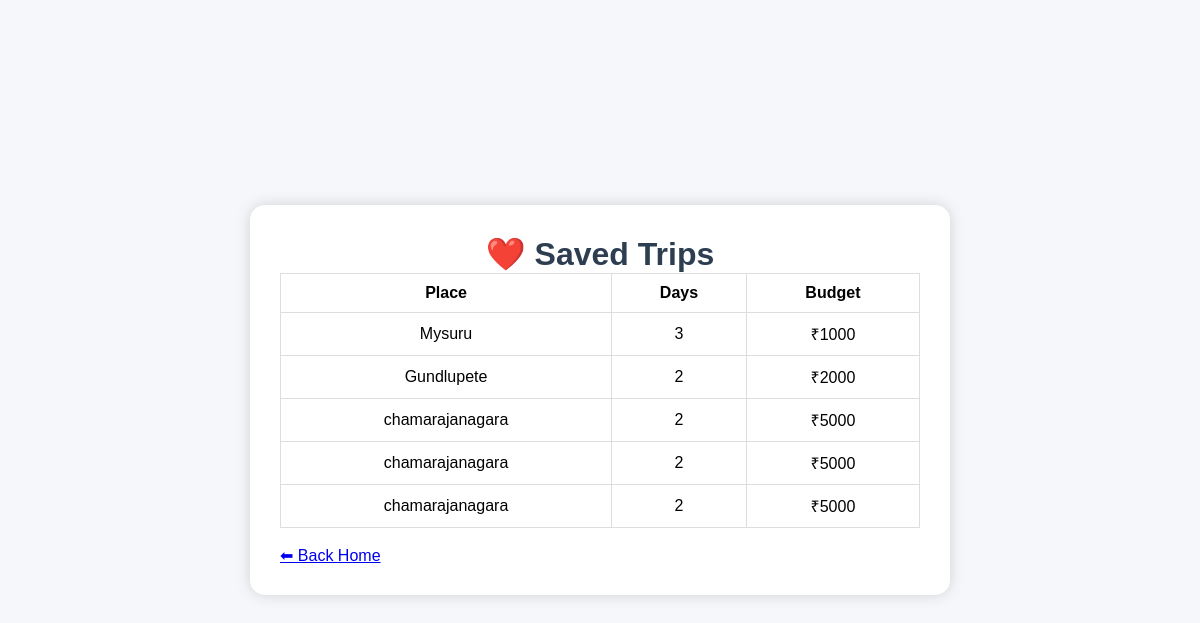
The app's page /saved_trips with its own data.
### tables this page shows
CREATE TABLE saved_trips(
    id INTEGER PRIMARY KEY AUTOINCREMENT,
    place TEXT,
    days INTEGER,
    budget INTEGER
);

### app.py (the view)
@app.route("/saved_trips")
def saved_trips():
    conn = sqlite3.connect("travel.db")
    cursor = conn.cursor()
    cursor.execute("SELECT place, days, budget FROM saved_trips")
    trips = cursor.fetchall()
    conn.close()
    return render_template("saved_trips.html", trips=trips)
    conn.commit()
    conn.close()
    return redirect('/saved_trips')

### templates/saved_trips.html (shortened to what this page needs)
<!DOCTYPE html>
<html>
<head>
    <link rel="stylesheet"
          href="{{ url_for('static', filename='css/style.css') }}">
</head>
<body>
<div class="container">
<div class="card">
<h1>❤️ Saved Trips</h1>
<table>
<tr>
    <th>Place</th>
    <th>Days</th>
    <th>Budget</th>
</tr>
{% for trip in trips %}
<tr>
    <td>{{ trip[0] }}</td>
    <td>{{ trip[1] }}</td>
    <td>₹{{ trip[2] }}</td>
</tr>
{% endfor %}
</table>
<br>
<a href="/">⬅ Back Home</a>
</div>
</div>
</body>
</html>

### static/css/style.css (style rules this page uses)
body { margin:0; padding:0; font-family:Arial, sans-serif; background:#f4f6f9; }
.container { display:flex; justify-content:center; align-items:center; min-height:100vh; padding:20px; }
.card { background:white; width:700px; padding:30px; border-radius:15px; box-shadow:0 0 15px rgba(0,0,0,0.15); }
h1 { text-align:center; color:#2c3e50; }
table { width:100%; border-collapse:collapse; }
table th, table td { padding:10px; border:1px solid #ddd; text-align:center; }
body { margin:0; font-family:Arial, sans-serif; background:#f4f6f9; }
* { margin:0; padding:0; box-sizing:border-box; font-family:Arial,sans-serif; }
body { background:#f5f7fa; }

### records on screen
saved_trips: place "Mysuru", days "3", budget "1000"
saved_trips: place "Gundlupete", days "2", budget "2000"
saved_trips: place "chamarajanagara", days "2", budget "5000"
saved_trips: place "chamarajanagara", days "2", budget "5000"
saved_trips: place "chamarajanagara", days "2", budget "5000"
